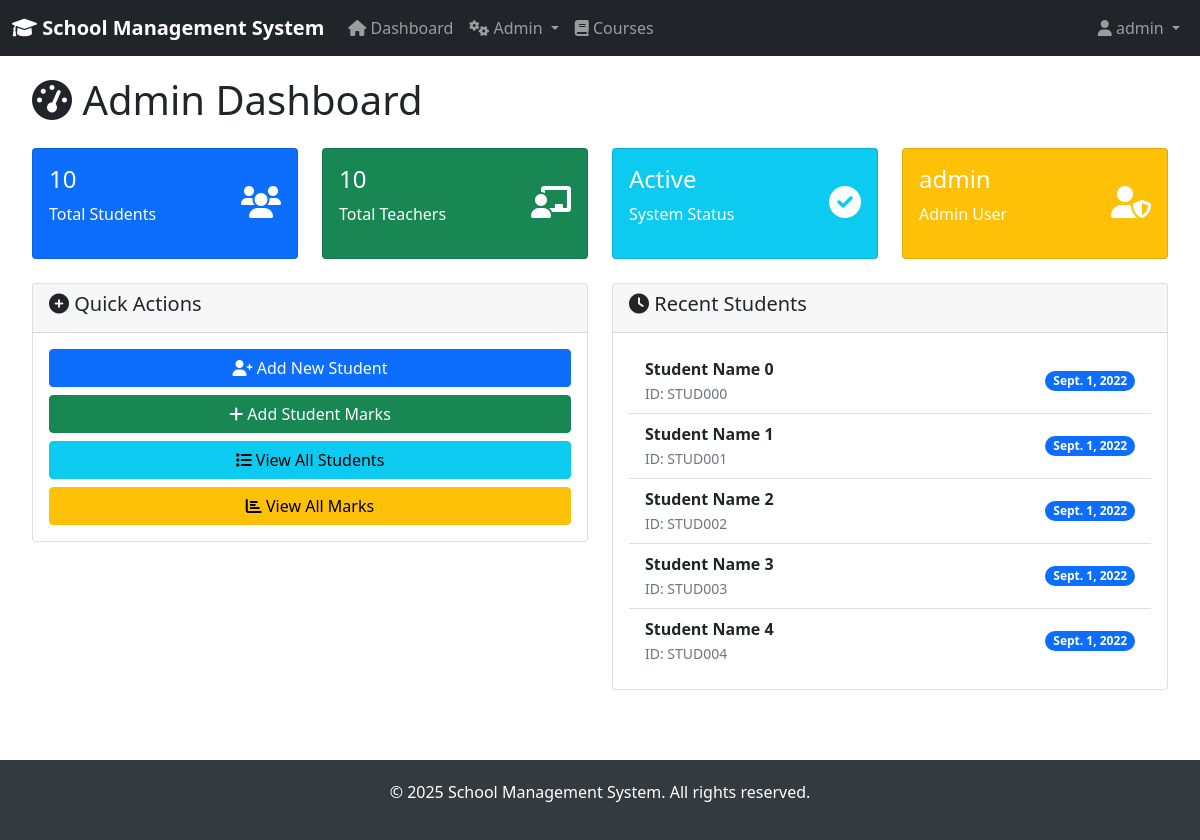
The app's page /accounts/admin-dashboard/ (signed in) with its own data.
### students/models.py (models this page shows, shortened)
class Student(models.Model):
    id = models.AutoField(primary_key=True)
    user = models.OneToOneField(User, on_delete=models.CASCADE)
    student_id = models.CharField(max_length=20, unique=True)
    full_name = models.CharField(max_length=100)
    date_of_birth = models.DateField()
    date_joined = models.DateField()
    emergency_phone = models.CharField(max_length=20)
    class Meta:
        ordering = ['student_id']

### accounts/views.py (the view)
# urls.py: path('admin-dashboard/', views.admin_dashboard, name='admin_dashboard'),
@login_required
def admin_dashboard(request):
    if not (request.user.is_superuser or
            (hasattr(request.user, 'userprofile') and request.user.userprofile.user_type == 'admin')):
        messages.error(request, 'Access denied. Admin privileges required.')
        return redirect('dashboard')
    total_students = Student.objects.count()
    total_teachers = Teacher.objects.count()
    recent_students = Student.objects.order_by('-date_joined')[:5]
    context = {
        'total_students': total_students,
        'total_teachers': total_teachers,
        'recent_students': recent_students,
    }
    return render(request, 'accounts/admin_dashboard.html', context)

### accounts/templatetags/auth_tags.py (called while the page is built)
@register.filter
def is_admin(user):
    if user.is_superuser:
        return True
    try:
        return user.userprofile.user_type == 'admin'
    except (AttributeError, UserProfile.DoesNotExist):
        return False

@register.filter
def is_student(user):
    try:
        return user.userprofile.user_type == 'student'
    except (AttributeError, UserProfile.DoesNotExist):
        return False

### templates/accounts/admin_dashboard.html (shortened to what this page needs)
{% extends 'base.html' %}
{% block content %}
<div class="row">
    <div class="col-12">
        <h1 class="mb-4"><i class="fas fa-tachometer-alt"></i> Admin Dashboard</h1>
    </div>
</div>
<div class="row mb-4">
    <div class="col-md-3">
        <div class="card dashboard-card bg-primary text-white">
            <div class="card-body">
                <div class="d-flex justify-content-between">
                    <div>
                        <h4>{{ total_students }}</h4>
                        <p>Total Students</p>
                    </div>
                    <div class="align-self-center">
                        <i class="fas fa-users fa-2x"></i>
                    </div>
                </div>
            </div>
        </div>
    </div>
    <div class="col-md-3">
        <div class="card dashboard-card bg-success text-white">
            <div class="card-body">
                <div class="d-flex justify-content-between">
                    <div>
                        <h4>{{ total_teachers }}</h4>
                        <p>Total Teachers</p>
                    </div>
                    <div class="align-self-center">
                        <i class="fas fa-chalkboard-teacher fa-2x"></i>
                    </div>
                </div>
            </div>
        </div>
    </div>
    <div class="col-md-3">
        <div class="card dashboard-card bg-info text-white">
            <div class="card-body">
                <div class="d-flex justify-content-between">
                    <div>
                        <h4>Active</h4>
                        <p>System Status</p>
                    </div>
                    <div class="align-self-center">
                        <i class="fas fa-check-circle fa-2x"></i>
                    </div>
                </div>
            </div>
        </div>
    </div>
    <div class="col-md-3">
        <div class="card dashboard-card bg-warning text-white">
            <div class="card-body">
                <div class="d-flex justify-content-between">
                    <div>
                        <h4>{{ user.username }}</h4>
                        <p>Admin User</p>
                    </div>
                    <div class="align-self-center">
                        <i class="fas fa-user-shield fa-2x"></i>
                    </div>
                </div>
            </div>
        </div>
    </div>
</div>
<div class="row">
    <div class="col-md-6">
        <div class="card">
            <div class="card-header">
                <h5><i class="fas fa-plus-circle"></i> Quick Actions</h5>
            </div>
            <div class="card-body">
                <div class="d-grid gap-2">
                    <a href="{% url 'add_student' %}" class="btn btn-primary">
                        <i class="fas fa-user-plus"></i> Add New Student
                    </a>
                    <a href="{% url 'add_marks' %}" class="btn btn-success">
                        <i class="fas fa-plus"></i> Add Student Marks
                    </a>
                    <a href="{% url 'student_list' %}" class="btn btn-info">
                        <i class="fas fa-list"></i> View All Students
                    </a>
                    <a href="{% url 'marks_list' %}" class="btn btn-warning">
                        <i class="fas fa-chart-bar"></i> View All Marks
                    </a>
                </div>
            </div>
        </div>
    </div>
    <div class="col-md-6">
        <div class="card">
            <div class="card-header">
                <h5><i class="fas fa-clock"></i> Recent Students</h5>
            </div>
            <div class="card-body">
                {% if recent_students %}
                    <ul class="list-group list-group-flush">
                        {% for student in recent_students %}
                            <li class="list-group-item d-flex justify-content-between align-items-center">
                                <div>
                                    <strong>{{ student.full_name }}</strong><br>
                                    <small class="text-muted">ID: {{ student.student_id }}</small>
                                </div>
                                <span class="badge bg-primary rounded-pill">{{ student.date_joined }}</span>
                            </li>
                        {% endfor %}
                    </ul>
                {% else %}
                    <p class="text-muted">No students found.</p>
                {% endif %}
            </div>
        </div>
    </div>
</div>
{% endblock %}

### templates/base.html (shortened to what this page needs)
{% load auth_tags %}
<!DOCTYPE html>
<html lang="en">
<head>
    <link href="https://cdn.jsdelivr.net/npm/bootstrap@5.1.3/dist/css/bootstrap.min.css" rel="stylesheet">
    <link href="https://cdnjs.cloudflare.com/ajax/libs/font-awesome/6.0.0/css/all.min.css" rel="stylesheet">
</head>
<body>
    <nav class="navbar navbar-expand-lg navbar-dark bg-dark">
        <div class="container-fluid">
            <a class="navbar-brand" href="{% url 'dashboard' %}">
                <i class="fas fa-graduation-cap"></i> School Management System
            </a>
            <div class="collapse navbar-collapse" id="navbarNav">
                <ul class="navbar-nav me-auto">
                    {% if user.is_authenticated %}
                        <li class="nav-item">
                            <a class="nav-link" href="{% url 'dashboard' %}">
                                <i class="fas fa-home"></i> Dashboard
                            </a>
                        </li>
                        {% if user|is_admin %}
                            <li class="nav-item dropdown">
                                <a class="nav-link dropdown-toggle" href="#" id="adminDropdown" role="button" data-bs-toggle="dropdown">
                                    <i class="fas fa-cogs"></i> Admin
                                </a>
                            </li>
                        {% endif %}
                        <li class="nav-item">
                            <a class="nav-link" href="{% url 'course_list' %}">
                                <i class="fas fa-book"></i> Courses
                            </a>
                        </li>
                    {% endif %}
                </ul>
                <ul class="navbar-nav">
                    {% if user.is_authenticated %}
                        <li class="nav-item dropdown">
                            <a class="nav-link dropdown-toggle" href="#" id="userDropdown" role="button" data-bs-toggle="dropdown">
                                <i class="fas fa-user"></i> {{ user.username }}
                            </a>
                        </li>
                    {% else %}
                        <li class="nav-item">
                            <a class="nav-link" href="{% url 'login' %}">
                                <i class="fas fa-sign-in-alt"></i> Login
                            </a>
                        </li>
                    {% endif %}
                </ul>
            </div>
        </div>
    </nav>
    <div class="container-fluid">
        <div class="row">
            <main class="col-12">
                <div class="content">
                    {% block content %}
                    {% endblock %}
                </div>
            </main>
        </div>
    </div>
    <footer class="footer">
        <div class="container">
            <p>&copy; 2025 School Management System. All rights reserved.</p>
        </div>
    </footer>
</body>
</html>

### templates/base.html (style rules this page uses)
.navbar-brand { font-weight: bold; }
.content { padding: 20px; }
.dashboard-card { transition: transform 0.2s; }
.footer { background-color: #343a40; color: white; text-align: center; padding: 20px 0; margin-top: 50px; }

### records on screen
Student: full_name "Student Name 0", student_id "STUD000", date_joined "Sept. 1, 2022"
Student: full_name "Student Name 1", student_id "STUD001", date_joined "Sept. 1, 2022"
Student: full_name "Student Name 2", student_id "STUD002", date_joined "Sept. 1, 2022"
Student: full_name "Student Name 3", student_id "STUD003", date_joined "Sept. 1, 2022"
Student: full_name "Student Name 4", student_id "STUD004", date_joined "Sept. 1, 2022"

### other values on screen
{{ user.username }} "admin"
{{ total_students }} "10"
{{ total_teachers }} "10"
